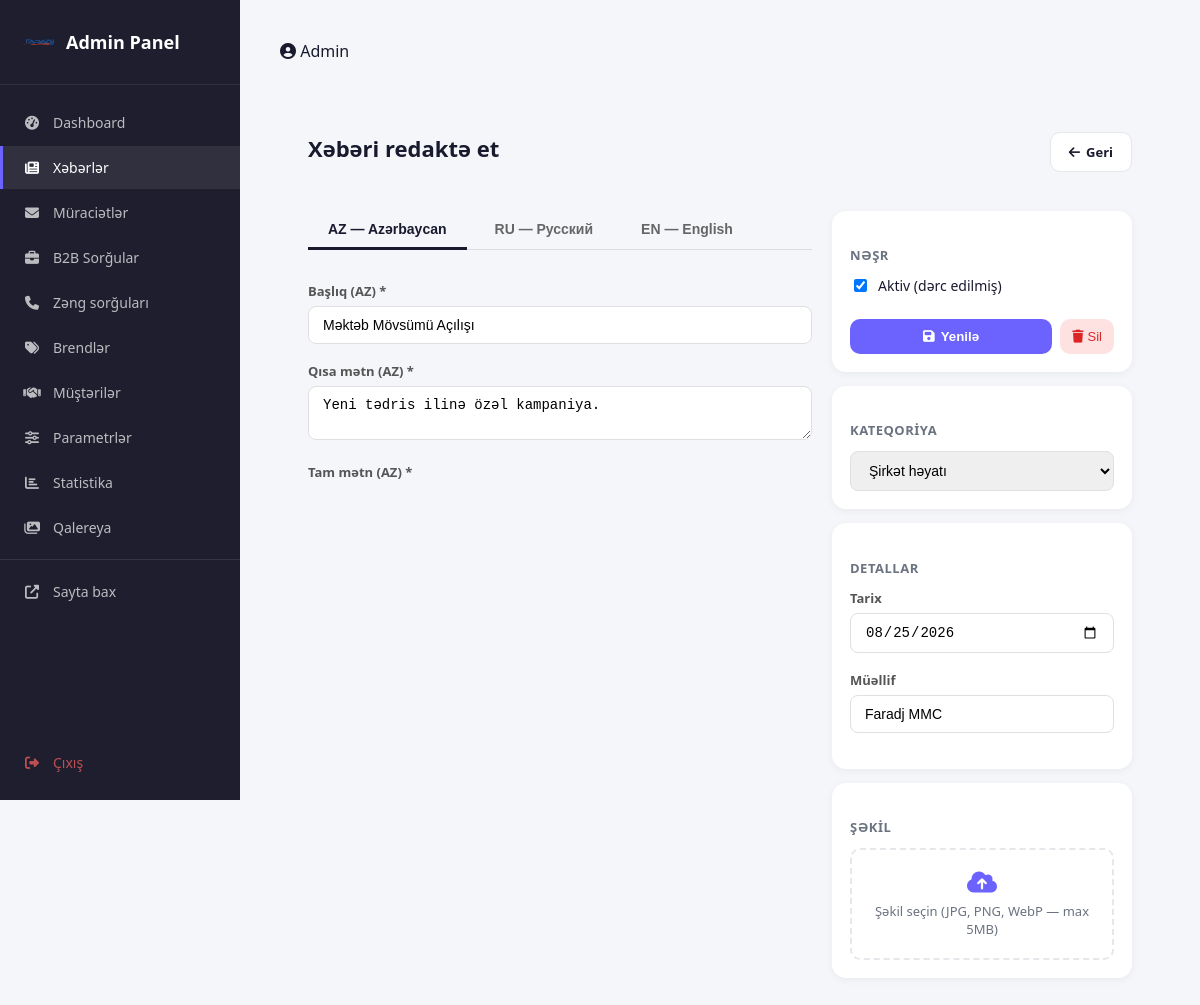
Screenshot of /admin/events/edit?id=1 (signed in) with the database file from the repository.
### tables this page shows
CREATE TABLE IF NOT EXISTS `events` (
  `id` int(11) unsigned NOT NULL AUTO_INCREMENT,
  `title` varchar(255) NOT NULL,
  `title_ru` varchar(255) DEFAULT NULL,
  `title_en` varchar(255) DEFAULT NULL,
  `excerpt` varchar(500) DEFAULT NULL,
  `excerpt_ru` varchar(500) DEFAULT NULL,
  `excerpt_en` varchar(500) DEFAULT NULL,
  `full_text` text DEFAULT NULL,
  `full_text_ru` text DEFAULT NULL,
  `full_text_en` text DEFAULT NULL,
  `category` varchar(50) NOT NULL DEFAULT 'xebərlər',
  `image_url` varchar(500) DEFAULT NULL,
  `author` varchar(100) DEFAULT NULL,
  `event_date` date DEFAULT NULL,
  `is_published` tinyint(1) NOT NULL DEFAULT 1,
  `created_at` datetime DEFAULT CURRENT_TIMESTAMP,
  `updated_at` datetime DEFAULT CURRENT_TIMESTAMP ON UPDATE CURRENT_TIMESTAMP,
  PRIMARY KEY (`id`),
  KEY `idx_published` (`is_published`),
  KEY `idx_category` (`category`),
  KEY `idx_event_date` (`event_date`)
);

### src/controllers/AdminController.php (called while the page is built, shortened)
<?php
require_once __DIR__ . '/../load_env.php';
if (!function_exists('db')) {
    function db(): PDO
    {
        global $pdo;
        return $pdo;
    }
}
class AdminController
{
    public static function editEvent(): void
    {
        $id = (int) ($_GET['id'] ?? 0);
        try {
            $stmt = db()->prepare("SELECT * FROM events WHERE id = ?");
            $stmt->execute([$id]);
            $event = $stmt->fetch(PDO::FETCH_ASSOC);
        } catch (PDOException $e) {}
        $old = [];
        include base_path('src/views/admin/event-form.php');
    }
}

### src/views/admin/event-form.php (the view, shortened to what this page needs)
<?php
$isEdit = !empty($event);
$title = $isEdit ? 'Xəbəri redaktə et' : 'Yeni xəbər';
$action = $isEdit ? '/admin/events/edit?id=' . ($event['id'] ?? 0) : '/admin/events/create';
$val = function ($f) use ($old, $event) {
    return htmlspecialchars($old[$f] ?? $event[$f] ?? '');
};
$event = $event ?? [];
$old = $old ?? [];
$errors = $errors ?? [];
?>
<?php include base_path('src/views/admin/layout.php'); ?>
<div class="admin-page">
  <div class="page-header">
    <h1><?= $title ?></h1>
    <a href="/admin/events" class="btn-back">
      <i class="fas fa-arrow-left"></i> Geri
    </a>
  </div>
  <form method="POST" action="<?= $action ?>" enctype="multipart/form-data" class="event-form">
    <div class="form-grid">
      <div class="form-main">
        <div class="lang-tabs">
          <button type="button" class="lang-tab active" data-lang="az">AZ — Azərbaycan</button>
          <button type="button" class="lang-tab" data-lang="ru">RU — Русский</button>
          <button type="button" class="lang-tab" data-lang="en">EN — English</button>
        </div>
        <div class="lang-panel active" data-lang="az">
          <div class="form-group <?= isset($errors['title']) ? 'error' : '' ?>">
            <label>Başlıq (AZ) *</label>
            <input type="text" name="title" value="<?= $val('title') ?>" placeholder="Xəbərin başlığı">
          </div>
          <div class="form-group <?= isset($errors['excerpt']) ? 'error' : '' ?>">
            <label>Qısa mətn (AZ) *</label>
            <textarea name="excerpt" rows="2" placeholder="Kartda görünəcək qısa mətn (1-2 cümlə)"><?= $val('excerpt') ?></textarea>
          </div>
          <div class="form-group <?= isset($errors['full_text']) ? 'error' : '' ?>">
            <label>Tam mətn (AZ) *</label>
            <div id="editor-az" style="height:250px;border-radius:0 0 8px 8px;"></div>
          </div>
        </div>
      </div>
      <div class="form-sidebar">
        <div class="sidebar-card">
          <h4>Nəşr</h4>
          <label class="checkbox-label">
            <input type="checkbox" name="is_published" value="1"
                   <?= ($old['is_published'] ?? $event['is_published'] ?? 1) ? 'checked' : '' ?>>
            <span>Aktiv (dərc edilmiş)</span>
          </label>
          <div class="form-actions">
            <button type="submit" class="btn-save">
              <i class="fas fa-save"></i>
              <?= $isEdit ? 'Yenilə' : 'Əlavə et' ?>
            </button>
            <?php if ($isEdit): ?>
            <button type="button" class="btn-delete-small" data-id="<?= (int)$event['id'] ?>" data-title="<?= htmlspecialchars($event['title'] ?? '') ?>">
              <i class="fas fa-trash"></i> Sil
            </button>
            <?php endif; ?>
          </div>
        </div>
        <div class="sidebar-card">
          <h4>Kateqoriya</h4>
          <select name="category" class="form-select">
            <?php
            $cats = [
              'xebərlər' => 'Xəbərlər',
              'yeniləmə' => 'Yeniləmə',
              'aksiyalar' => 'Aksiyalar',
              'şirkət' => 'Şirkət həyatı',
              'tədbirlər' => 'Tədbirlər',
              'sərgi' => 'Sərgi',
              'festival' => 'Festival',
            ];
            $selected = $old['category'] ?? $event['category'] ?? 'xebərlər';
            foreach ($cats as $v => $l): ?>
              <option value="<?= htmlspecialchars($v) ?>" <?= $selected === $v ? 'selected' : '' ?>>
                <?= htmlspecialchars($l) ?>
              </option>
            <?php endforeach; ?>
          </select>
        </div>
        <div class="sidebar-card">
          <h4>Detallar</h4>
          <div class="form-group">
            <label>Tarix</label>
            <input type="date" name="event_date" value="<?= $val('event_date') ?>">
          </div>
          <div class="form-group">
            <label>Müəllif</label>
            <input type="text" name="author" value="<?= $val('author') ?: 'Faradj MMC' ?>">
          </div>
        </div>
        <div class="sidebar-card">
          <h4>Şəkil</h4>
          <label class="upload-area" id="uploadArea">
            <i class="fas fa-cloud-upload-alt"></i>
            <span id="uploadText">Şəkil seçin (JPG, PNG, WebP — max 5MB)</span>
          </label>
        </div>
      </div>
    </div>
  </form>
</div>
<?php include base_path('src/views/admin/layout-footer.php'); ?>

### public/assets/css/admin.css (style rules this page uses)
.admin-main h1 { margin-bottom: 24px; }
.form-actions { display: flex; gap: 12px; margin-top: 24px; }
:root { --sidebar-w: 240px; --admin-purple: #6c63ff; --admin-pink: #ff6584; --admin-green: #22c55e; --admin-orange: #f59e0b; --admin-bg: #f4f6fb; --admin-card: #ffffff; --admin-text: #1a1a2e; --admin-muted: #6b7280; --admin-border: #e5e7eb; }
body.admin-body { font-family: 'Segoe UI', sans-serif; background: #f5f6fa; color: var(--admin-text); display: flex; min-height: 100vh; cursor: auto !important; }
.page-header { display: flex; align-items: center; justify-content: space-between; margin-bottom: 24px; }
.page-header h1 { font-size: 22px; font-weight: 800; color: var(--admin-text); }
.form-grid { display: grid; grid-template-columns: 1fr 300px; gap: 20px; }
.form-main { display: flex; flex-direction: column; gap: 16px; }
.lang-tabs { display: flex; gap: 8px; margin-bottom: 16px; border-bottom: 1px solid rgba(0,0,0,0.1); }
.lang-tab { padding: 10px 20px; border: none; background: transparent; cursor: pointer; font-size: 14px; font-weight: 600; color: #666; border-bottom: 3px solid transparent; margin-bottom: -1px; transition: color 0.2s, border-color 0.2s; }
.lang-tab.active { color: var(--primary-color); border-bottom-color: var(--primary-color); }
.lang-panel { display: none; }
.lang-panel.active { display: block; }
.form-group { margin-bottom: 18px; }
.form-group label { display: block; font-size: 13px; font-weight: 600; color: #555; margin-bottom: 6px; }
.form-group input, .form-group textarea, .form-group select { width: 100%; padding: 10px 14px; border: 1px solid #e0e0e0; border-radius: 8px; font-size: 14px; outline: none; transition: border 0.2s; box-sizing: border-box; }
.form-select { width: 100%; padding: 10px 14px; border: 1px solid #e0e0e0; border-radius: 8px; font-size: 14px; }
.sidebar-card { background: white; border-radius: 14px; padding: 18px; margin-bottom: 14px; box-shadow: 0 2px 8px rgba(0,0,0,0.05); }
.sidebar-card h4 { font-size: 13px; font-weight: 700; text-transform: uppercase; letter-spacing: 0.5px; color: var(--admin-muted); margin-bottom: 12px; }
.checkbox-label { display: flex; align-items: center; gap: 8px; font-size: 14px; cursor: pointer; margin-bottom: 16px; }
.form-actions { display: flex; gap: 8px; }
.btn-save { flex: 1; padding: 10px; background: var(--admin-purple); color: white; border: none; border-radius: 10px; font-weight: 700; cursor: pointer; display: flex; align-items: center; justify-content: center; gap: 6px; }
.btn-delete-small { padding: 10px 12px; background: #fee2e2; color: #dc2626; border: none; border-radius: 10px; cursor: pointer; font-size: 13px; display: flex; align-items: center; gap: 4px; }
.upload-area { display: flex; flex-direction: column; align-items: center; gap: 8px; padding: 20px; border: 2px dashed var(--admin-border); border-radius: 10px; cursor: pointer; text-align: center; font-size: 13px; color: var(--admin-muted); }
.upload-area i { font-size: 24px; color: var(--admin-purple); }
.btn-create, .btn-back { display: inline-flex; align-items: center; gap: 6px; padding: 10px 18px; border-radius: 10px; font-size: 13px; font-weight: 600; text-decoration: none; }
.btn-back { background: white; color: var(--admin-text); border: 1.5px solid var(--admin-border); }

### rows the page displays
events: title "Məktəb Mövsümü Açılışı", excerpt "Yeni tədris ilinə özəl kampaniya.", is_published "☑", category "Şirkət həyatı", event_date "08/25/2026", author "Faradj MMC"

### other values shown
$title "Xəbəri redaktə et"
